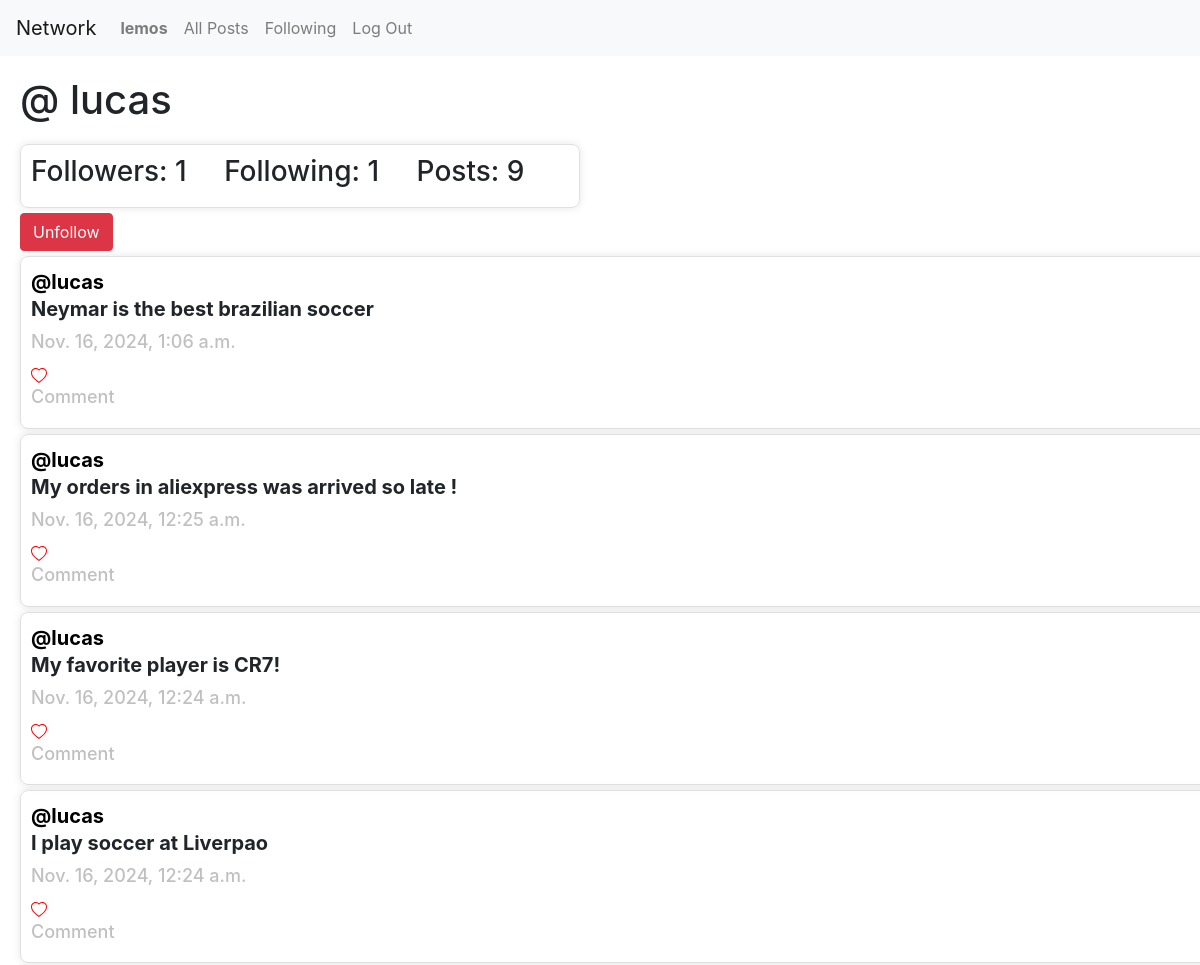
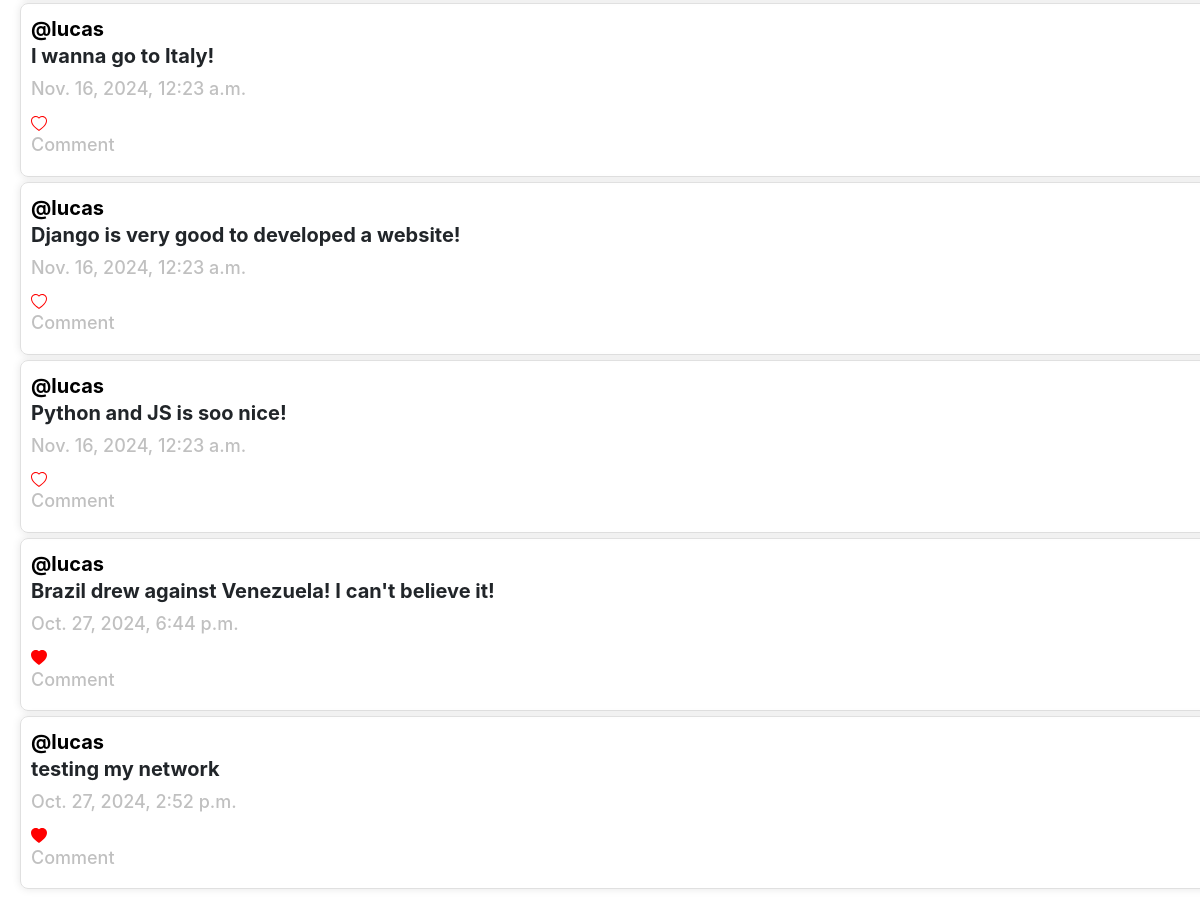
/user/2 (signed in), run on the app's committed database (2 pictures, top to bottom).
### network/models.py (models this page shows, shortened)
class User(AbstractUser):
    pass

class Post(models.Model):
    text = models.TextField(max_length=280)
    user = models.ForeignKey(User, on_delete=models.CASCADE, related_name="user")
    date = models.DateTimeField(auto_now_add=True)

### network/views.py (the view)
# urls.py: path("user/<int:user_id>", views.load_user_page, name='load_user_page'),
def load_user_page(request, user_id):
    user = User.objects.get(pk=user_id)
    posts = Post.objects.filter(user=user).order_by("date").reverse()
    paginator = Paginator(posts, 10)
    number_page = request.GET.get("page")
    posts_in_the_page = paginator.get_page(number_page)
    followed = Follow.objects.filter(followed=user)
    follower = Follow.objects.filter(follower=user)
    is_follow = Follow.objects.filter(follower=request.user, followed=user).exists()
    likes = Like.objects.all()
    posts_liked = []
    for like in likes:
        if like.user == request.user:
            posts_liked.append(like.post.id)
    return render(request, "network/user_page.html", {
        "posts": posts,
        "posts_in_the_page": posts_in_the_page,
        "username": user.username,
        "followed": followed,
        "follower": follower,
        "is_follow": is_follow,
        "actual_user": request.user.username,
        "user_id": user_id,
        "posts_liked": posts_liked
    })

### network/templates/network/user_page.html (shortened to what this page needs)
    {% extends "network/layout.html" %}
    {% load static %}
    {% block body %}
        <h1 style="margin: 20px;">@ {{ username }}</h1>
        <div>
            <div id = Follows>
                <h3>
                    <span>Followers: {{ followed.count }}</span>
                    <span style="margin-left: 30px;">Following: {{ follower.count }}</span>
                    <span style="margin-left: 30px;">Posts: {{ posts.count }}</span>
                </h3>
            </div>
        </div>
        {% if user.is_authenticated %}
            {% if actual_user != username %}
                {% if is_follow %}
                    <a href="{% url 'unfollow' user_id %}" class="btn btn-danger" style="margin-left: 20px;">Unfollow</a>
                {% else %}
                    <a href="{% url 'follow' user_id %}" class="btn btn-primary" style="margin-left: 20px;">Follow</a>
                {% endif %}
            {% endif %}
        {% endif%}
        <div id='cointainer_all_post'>
            {% for post in posts_in_the_page %}
                <div id="Post">
                    <a id='post-user' href="{% url 'load_user_page' post.user.id %}">@{{ post.user }}</a>
                    <br>
                    <div class="cointainer-text" id="cointainer-text-{{ post.id }}">
                        <h1 id="text-post-{{ post.id }}" class="text-post"> {{ post.text }}</h1>
                        <h2 class="data-post"> {{ post.date }}</h2>
                    </div>
                    {% if post.id in posts_liked %}
                        <button type="button" class="unliked-button" data-post-id="{{ post.id }}">
                            <svg xmlns="http://www.w3.org/2000/svg" width="16" height="16" fill="red" class="bi bi-heart-fill" viewBox="0 0 16 16">
                                <path fill-rule="evenodd" d="M8 1.314C12.438-3.248 23.534 4.735 8 15-7.534 4.736 3.562-3.248 8 1.314"/>
                            </svg>
                        </button>
                    {% else %}
                        <button type="button" class="liked-button" data-post-id="{{ post.id }}">
                        </button>
                    {% endif %}
                    <br>
                    {% if user.is_authenticated %}
                        <h2>Comment</h2>
                    {% endif%}
                </div>
            {% endfor %}
        </div>
    {% endblock %}

### network/templates/network/layout.html (shortened to what this page needs)
{% load static %}
<!DOCTYPE html>
<html lang="en">
    <head>
        <link rel="stylesheet" href="https://stackpath.bootstrapcdn.com/bootstrap/4.4.1/css/bootstrap.min.css">
        <link href="{% static 'network/styles.css' %}" rel="stylesheet">
    </head>
    <body>
        <nav class="navbar navbar-expand-lg navbar-light bg-light">
            <a class="navbar-brand" href="#">Network</a>
            <div>
              <ul class="navbar-nav mr-auto">
                {% if user.is_authenticated %}
                    <li class="nav-item">
                        <a class="nav-link" href="#"><strong>{{ user.username }}</strong></a>
                    </li>
                {% endif %}
                <li class="nav-item">
                  <a class="nav-link" href="{% url 'index' %} ">All Posts</a>
                </li>
                {% if user.is_authenticated %}
                    <li class="nav-item">
                        <a class="nav-link" href="{% url 'following_page' %}">Following</a>
                    </li>
                    <li class="nav-item">
                        <a class="nav-link" href="{% url 'logout' %}">Log Out</a>
                    </li>
                {% endif %}
              </ul>
            </div>
          </nav>
        <div class="body">
            {% block body %}
            {% endblock %}
        </div>
    </body>
</html>

### network/static/network/styles.css (style rules this page uses)
#Post { border: 1px solid #e0e0e0; padding: 10px; border-radius: 8px; width: 100%; max-width: 1880px; margin: 5px 20px 5px 20px; box-shadow: 0px 0px 8px rgba(0, 0, 0, 0.1); }
#Follows { border: 1px solid #e0e0e0; padding: 10px; border-radius: 8px; width: 100%; max-width: 560px; margin: 5px 20px 5px 20px; box-shadow: 0px 0px 8px rgba(0, 0, 0, 0.1); }
#Post h1 { font-size: 20px; margin-bottom: 10px; font-weight: bold; }
#post-user { font-size: 20px; margin-bottom: 10px; color: black; font-weight: bold; }
#Post h2 { font-size: 18px; margin-bottom: 10px; color: rgb(192, 192, 192); }
.liked-button { background: none; border: none; color: red; padding: 0; font-size: inherit; font-family: inherit; }
.unliked-button { background: none; border: none; color: red; padding: 0; font-size: inherit; font-family: inherit; }

### data on the page
User: username "lemos"
User: username "lucas"
Post: user "lucas", text "Neymar is the best brazilian soccer", date "Nov. 16, 2024, 1:06 a.m."
Post: user "lucas", text "My orders in aliexpress was arrived so late !", date "Nov. 16, 2024, 12:25 a.m."
Post: user "lucas", text "My favorite player is CR7!", date "Nov. 16, 2024, 12:24 a.m."
Post: user "lucas", text "I play soccer at Liverpao", date "Nov. 16, 2024, 12:24 a.m."
Post: user "lucas", text "I wanna go to Italy!", date "Nov. 16, 2024, 12:23 a.m."
Post: user "lucas", text "Django is very good to developed a website!", date "Nov. 16, 2024, 12:23 a.m."
Post: user "lucas", text "Python and JS is soo nice!", date "Nov. 16, 2024, 12:23 a.m."
Post: user "lucas", text "Brazil drew against Venezuela! I can't believe it!", date "Oct. 27, 2024, 6:44 p.m."
Post: user "lucas", text "testing my network", date "Oct. 27, 2024, 2:52 p.m."

### other printed values
{{ followed.count }} "1"
{{ follower.count }} "1"
{{ posts.count }} "9"
